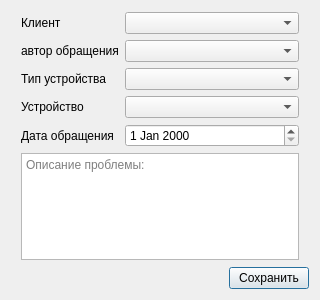
<?xml version="1.0" encoding="UTF-8"?>
<ui version="4.0">
 <class>AddRequestForm</class>
 <widget class="QDialog" name="AddRequestForm">
  <property name="geometry">
   <rect>
    <x>0</x>
    <y>0</y>
    <width>320</width>
    <height>300</height>
   </rect>
  </property>
  <property name="minimumSize">
   <size>
    <width>320</width>
    <height>300</height>
   </size>
  </property>
  <property name="windowTitle">
   <string>Dialog</string>
  </property>
  <layout class="QVBoxLayout" name="verticalLayout">
   <item>
    <layout class="QFormLayout" name="formLayout">
     <property name="leftMargin">
      <number>10</number>
     </property>
     <property name="topMargin">
      <number>1</number>
     </property>
     <property name="rightMargin">
      <number>10</number>
     </property>
     <property name="bottomMargin">
      <number>1</number>
     </property>
     <item row="0" column="1">
      <widget class="QComboBox" name="client"/>
     </item>
     <item row="1" column="0">
      <widget class="QLabel" name="Label_2">
       <property name="text">
        <string>автор обращения</string>
       </property>
      </widget>
     </item>
     <item row="1" column="1">
      <widget class="QComboBox" name="user"/>
     </item>
     <item row="3" column="0">
      <widget class="QLabel" name="Label">
       <property name="text">
        <string>Устройство</string>
       </property>
      </widget>
     </item>
     <item row="3" column="1">
      <widget class="QComboBox" name="device"/>
     </item>
     <item row="4" column="0">
      <widget class="QLabel" name="dateLabel">
       <property name="text">
        <string>Дата обращения</string>
       </property>
      </widget>
     </item>
     <item row="4" column="1">
      <widget class="QDateEdit" name="date"/>
     </item>
     <item row="0" column="0">
      <widget class="QLabel" name="clientLabel">
       <property name="text">
        <string>Клиент</string>
       </property>
      </widget>
     </item>
     <item row="2" column="0">
      <widget class="QLabel" name="Label_3">
       <property name="text">
        <string>Тип устройства</string>
       </property>
      </widget>
     </item>
     <item row="2" column="1">
      <widget class="QComboBox" name="deviceType"/>
     </item>
     <item row="5" column="0" colspan="2">
      <widget class="QPlainTextEdit" name="problem">
       <property name="sizePolicy">
        <sizepolicy hsizetype="Expanding" vsizetype="Expanding">
         <horstretch>0</horstretch>
         <verstretch>1</verstretch>
        </sizepolicy>
       </property>
       <property name="frameShape">
        <enum>QFrame::StyledPanel</enum>
       </property>
       <property name="frameShadow">
        <enum>QFrame::Sunken</enum>
       </property>
       <property name="placeholderText">
        <string>Описание проблемы:</string>
       </property>
      </widget>
     </item>
    </layout>
   </item>
   <item>
    <layout class="QHBoxLayout" name="horizontalLayout">
     <item>
      <widget class="QLabel" name="errorLabel">
       <property name="text">
        <string/>
       </property>
      </widget>
     </item>
     <item>
      <widget class="QPushButton" name="addBtn">
       <property name="sizePolicy">
        <sizepolicy hsizetype="Maximum" vsizetype="Fixed">
         <horstretch>0</horstretch>
         <verstretch>0</verstretch>
        </sizepolicy>
       </property>
       <property name="text">
        <string>Сохранить</string>
       </property>
      </widget>
     </item>
    </layout>
   </item>
  </layout>
 </widget>
 <resources/>
 <connections/>
</ui>
